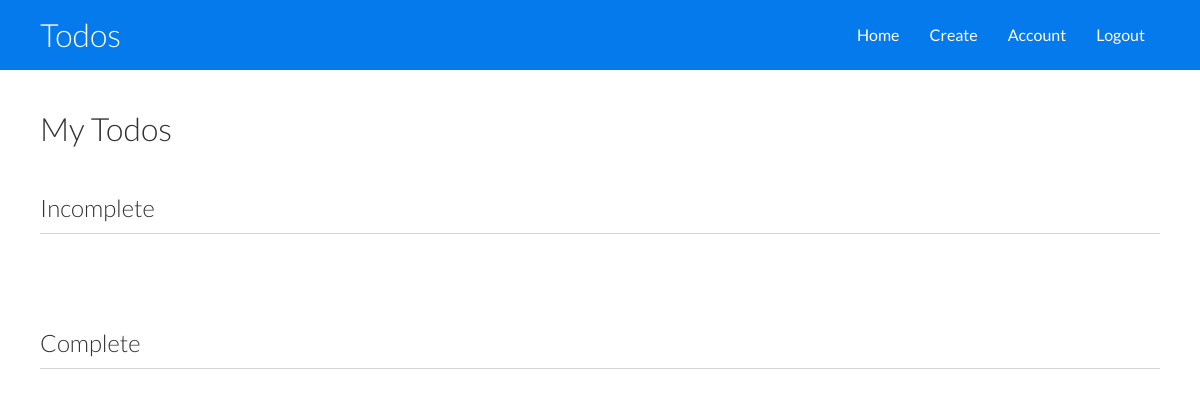
The page /dashboard (signed in) on the database as committed earlier.
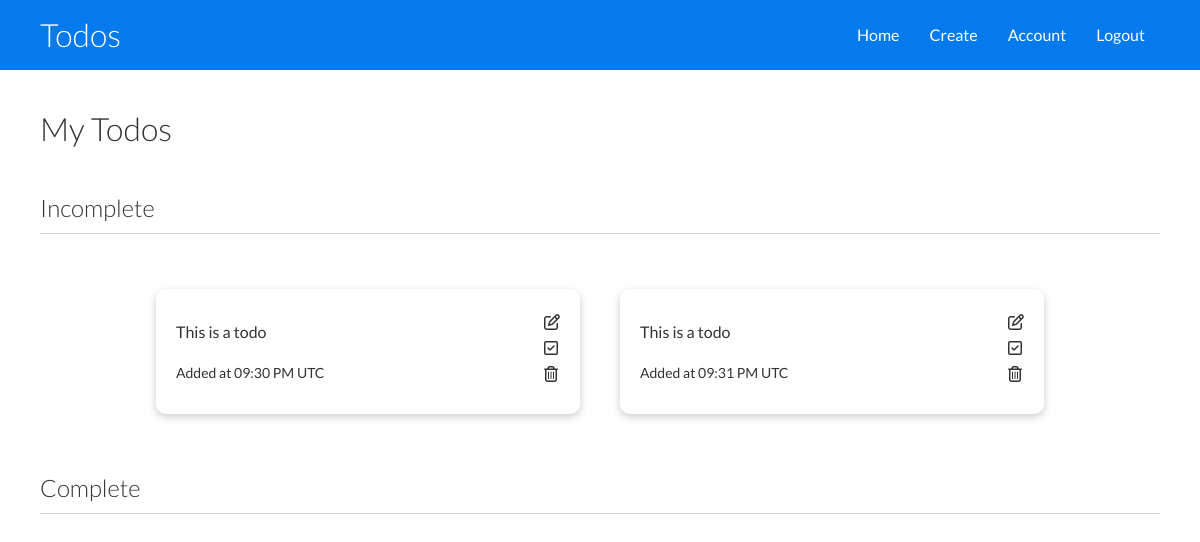
The same page on the database as committed later.
### app.py (models this page shows)
class Todo(db.Model):
    id = db.Column(db.Integer, primary_key=True)
    todo = db.Column(db.String(130), nullable=False)
    complete = db.Column(db.Boolean)
    todo_time = db.Column(db.DateTime, nullable=False,
                          default=datetime.datetime.utcnow())
    user_id = db.Column(db.Integer, db.ForeignKey('user.id'), nullable=False)

### app.py (the view)
@app.route('/dashboard', methods=['GET', 'POST'])
@login_required
def dashboard():
    incomplete_todos = Todo.query.filter_by(
        writer=current_user, complete=False).all()
    complete_todos = Todo.query.filter_by(
        writer=current_user, complete=True).all()
    return render_template('dashboard.html', incomplete_todos=incomplete_todos, complete_todos=complete_todos, datetime=datetime.datetime.now())

### app.py (called while the page is built)
@login_manager.user_loader
def load_user(user_id):
    return User.query.get(int(user_id))

@app.before_request
def make_session_permanent():
    session.permanent = True

### templates/dashboard.html (shortened to what this page needs)
<!DOCTYPE html>
<html lang="en">
<head>
  <link rel="stylesheet" href="https://cdnjs.cloudflare.com/ajax/libs/font-awesome/5.0/css/font-awesome.min.css">
  <link rel="stylesheet" href="{{ url_for('static', filename='dashboard.css')}}" />
</head>
<body>
  <div class="navbar">
    <div class="container flex">
      <h1 class="logo">Todos</h1>
      <nav>
        <ul>
          <li><a href="/dashboard">Home</a></li>
          <li><a href="/new-todo">Create</a></li>
          <li><a href="/my-account">Account</a></li>
          <li><a href="/logout">Logout</a></li>
        </ul>
      </nav>
    </div>
  </div>
  <div class="todos">
    <div class="container">
      <h1>My Todos</h1>
      <br />
      <div class="incomplete-todos">
        <h2>Incomplete</h2>
        <hr />
        <br />
        <div class="all-todos">
          {% for todo in incomplete_todos %}
          <div class="todo card">
            <div class="todo-info">
              <p>{{todo.todo}}</p>
              <p class="added-time">
                Added at {{todo.todo_time.strftime('%I:%M %p')}} UTC
              </p>
            </div>
            <div class="icons">
              <a class="edit" href="{{ url_for('edit_todo', todo_id=todo.id)}}"><i class="far fa-edit"></i></a>
              <a class="complete" href="{{ url_for('complete_todo', todo_id=todo.id)}}"><i
                  class="far fa-check-square"></i></a>
              <a class="delete" href="{{ url_for('delete_todo', todo_id=todo.id)}}"><i class="far fa-trash-alt"></i></a>
            </div>
          </div>
          {% endfor %}
        </div>
      </div>
    </div>
    <div class="container">
      <div class="complete-todos">
        <h2>Complete</h2>
        <hr />
      </div>
    </div>
  </div>
</body>
</html>

### static/dashboard.css (style rules this page uses)
:root { --primary-color: #047aed; }
* { box-sizing: border-box; padding: 0; margin: 0; scroll-behavior: smooth; }
body { font-family: "Lato", sans-serif; color: #333; line-height: 1.6; }
ul { list-style-type: none; }
a { text-decoration: none; color: #333; }
h1, h2 { font-weight: 300; line-height: 1.2; margin: 10px 0; }
p { margin: 10px 0; }
hr { height: 1px; border: 0; background-color: lightgray; margin-top: 10px; margin-bottom: 30px; }
.navbar { background-color: var(--primary-color); color: #fff; height: 70px; }
.navbar ul { display: flex; }
.navbar a { color: #fff; padding: 10px; margin: 0 5px; }
.navbar .flex { justify-content: space-between; }
.todos .container { margin-top: 30px; }
.all-todos { display: flex; flex-wrap: wrap; justify-content: center; align-self: center; }
.icons { display: flex; flex-direction: column; color: black; }
.todo-info { display: flex; flex-direction: column; line-height: normal; justify-content: space-evenly; margin-right: 10px; }
.todo-info > .added-time { font-size: 14px; }
.container { max-width: 1200px; margin: 0 auto; overflow: auto; padding: 0 40px; }
.card { background-color: #fff; color: #333; border-radius: 10px; box-shadow: 0 3px 10px rgba(0, 0, 0, 0.2); padding: 20px; margin-bottom: 20px; display: flex; justify-content: space-between; width: 424px; margin-left: 20px; margin-right: 20px; height: 125px; max-height: 125px; overflow-y: auto; }
.flex { display: flex; justify-content: space-center; align-items: center; height: 100%; }

Rows that differ between the two databases and show on the page:
added Todo: todo "This is a todo", todo_time "09:30 PM"
added Todo: todo "This is a todo", todo_time "09:31 PM"
